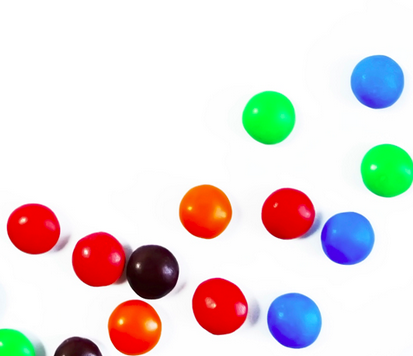
#> input picture FetchBot_ImageRecognition/smarties.png, 413 x 356 px, given in place of the camera
$ python main.py
#> lines starting #> are read from the running program, lines starting #| are printed output that depends on the picture; after the words box and inside, x2 and y2 are one past the last pixel; in counts of white or black regions, pixels touching at a corner belong together
# Team F: FetchBot
# Image Recognition and Tracking
# Ryan Mauricio
# 10/13/20

# Import Libraries
import cv2
import servo
import numpy as np


# Dummy Callback Function
def nothing(x):
    pass


# [10 lines of commented-out code are left out]
cap = cv2.VideoCapture(0)
servo.ServoInit()
#> (this line was passed over: servo is not available in this run)

print(cap.isOpened())

# Infinite Loop to Read All Frames
while True:

    # Capture Each Frame
    _, frame = cap.read()
#> frame is the input picture: shape (356, 413, 3); mean B, G, R 219.1, 220.4, 228.9
    # frame = cv2.imread('smarties.png') # Testing HSV Tracking

    # Convert Image to HSV
    hsv = cv2.cvtColor(frame, cv2.COLOR_BGR2HSV)
#> hsv: shape (356, 413, 3); mean H, S, V 27.8, 46.1, 247

    # Lower and Upper HSV
    l_h = cv2.getTrackbarPos("LH", "Tracking")
    l_s = cv2.getTrackbarPos("LS", "Tracking")
    l_v = cv2.getTrackbarPos("LV", "Tracking")

    u_h = cv2.getTrackbarPos("UH", "Tracking")
    u_s = cv2.getTrackbarPos("US", "Tracking")
    u_v = cv2.getTrackbarPos("UV", "Tracking")

    # l_hsv = np.array([l_h, l_s, l_v])
    # u_hsv = np.array([u_h, u_s, u_v])

    l_hsv = np.array([28, 104, 67])
    u_hsv = np.array([62, 255, 255])

    # Mask Original Image
    mask = cv2.inRange(hsv, l_hsv, u_hsv)
#> mask: shape (356, 413); every value is 0
    res = cv2.bitwise_and(frame, frame, mask=mask)
#> res: shape (356, 413, 3); every value is 0

    # Contours
    ret, thresh = cv2.threshold(mask, 127, 255, 0)
    contours, hierarchy = cv2.findContours(thresh, cv2.RETR_TREE, cv2.CHAIN_APPROX_SIMPLE)
#> contours = []
    contours = sorted(contours, key=lambda x: cv2.contourArea(x), reverse=True)
    area = 0
    angle = 90

    for cnt in contours:
        (x, y, w, h) = cv2.boundingRect(cnt)
        area = cv2.contourArea(cnt)
        print('area:', area)

        # cv2.rectangle(frame, (x, y), (x + w, y + h), (255, 0, 0), 2)
        x_mid = int((x + x + w) / 2)
        x_ref = x_mid - 320
        angle = int(x_mid / 3.5556)
        break;
#> this loop made 0 passes

    if area > 1000:
        cv2.line(frame, (x_mid, 0), (x_mid, 480), (255, 0, 0), 2)
        servo.SetAngle(angle)
    else:
        cv2.line(frame, (320, 0), (320, 480), (255, 0, 0), 2)
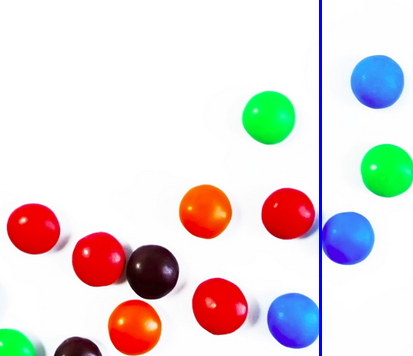
#> frame: shape (356, 413, 3); 0.73% of pixels changed, all inside (x1, y1, x2, y2) = (319, 0, 322, 356)
        x_ref = 0

    print('x_ref:', x_ref)
    print('angle:', angle)

    # Show Original Image (Flipped), Mask, and Result
    flip = cv2.flip(frame, -1)
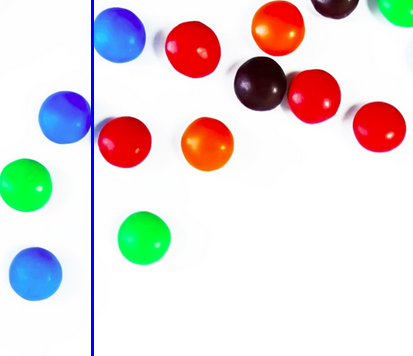
#> flip: shape (356, 413, 3); mean B, G, R 219.2, 218.6, 227.2
    flip2 = cv2.flip(res, -1)
    cv2.imshow("frame", flip)
    # cv2.imshow("mask", mask)
    # cv2.imshow("res", flip2)

    # If Escape Key is Pressed, Exit
    if cv2.waitKey(1) == 27:
#> (key Esc is pressed here)
        servo.CleanUp()
#> (this line was passed over: servo is not available in this run)
        break

# Stop Capturing Video
cap.release()
cv2.destroyAllWindows()
